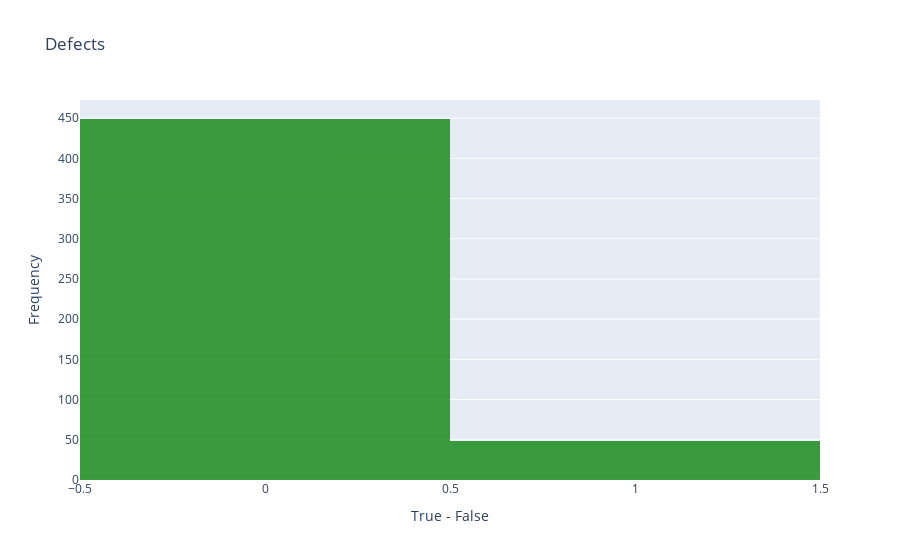

Notebook code cell kept with this figure:
### Code cell
trace = go.Histogram(
    x = data.defects,
    opacity = 0.75,
    name = "Defects",
    marker = dict(color = 'green'))

hist_data = [trace]
hist_layout = go.Layout(barmode='overlay',
                   title = 'Defects',
                   xaxis = dict(title = 'True - False'),
                   yaxis = dict(title = 'Frequency'),
)
fig = go.Figure(data = hist_data, layout = hist_layout)
iplot(fig)

### Figure 1 — Plotly figure (JSON) as saved in the notebook; plotly's stock layout.template omitted (floating-point values rounded to 4 significant figures; data arrays with more than 128 entries replaced by an {"elided": "..."} marker saying what was removed)
{"data": [{"marker": {"color": "green"}, "name": "Defects", "opacity": 0.75, "type": "histogram", "x": {"elided": "498 int values"}}], "layout": {"barmode": "overlay", "title": {"text": "Defects"}, "xaxis": {"title": {"text": "True - False"}}, "yaxis": {"title": {"text": "Frequency"}}}}
